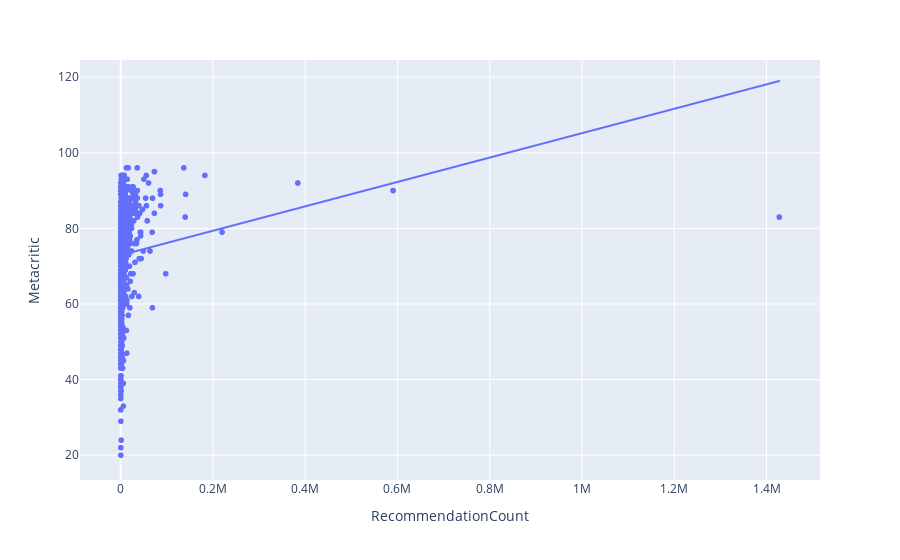

Notebook code for this chart:
### Code cell
import plotly.express as px
gaming_data = gaming_data[gaming_data['RecommendationCount'] > 10.0] 
fig = px.scatter(gaming_data, x="RecommendationCount", y="Metacritic", trendline="ols")
fig.show()

### Figure 1 — Plotly figure (JSON) as saved in the notebook; plotly's stock layout.template omitted (floating-point values rounded to 4 significant figures; data arrays with more than 128 entries replaced by an {"elided": "..."} marker saying what was removed)
{"data": [{"hovertemplate": "RecommendationCount=%{x}<br>Metacritic=%{y}<extra></extra>", "legendgroup": "", "marker": {"color": "#636efa", "symbol": "circle"}, "mode": "markers", "name": "", "showlegend": false, "type": "scattergl", "x": {"elided": "1820 int values"}, "xaxis": "x", "y": {"elided": "1820 int values"}, "yaxis": "y"}, {"hovertemplate": "<b>OLS trendline</b><br>Metacritic = 3.22622e-05 * RecommendationCount + 72.9193<br>R<sup>2</sup>=0.013320<br><br>RecommendationCount=%{x}<br>Metacritic=%{y} <b>(trend)</b><extra></extra>", "legendgroup": "", "marker": {"color": "#636efa", "symbol": "circle"}, "mode": "lines", "name": "", "showlegend": false, "type": "scattergl", "x": {"elided": "1820 int values"}, "xaxis": "x", "y": {"elided": "1820 float values"}, "yaxis": "y"}], "layout": {"legend": {"tracegroupgap": 0}, "margin": {"t": 60}, "xaxis": {"anchor": "y", "domain": [0, 1], "title": {"text": "RecommendationCount"}}, "yaxis": {"anchor": "x", "domain": [0, 1], "title": {"text": "Metacritic"}}}}
